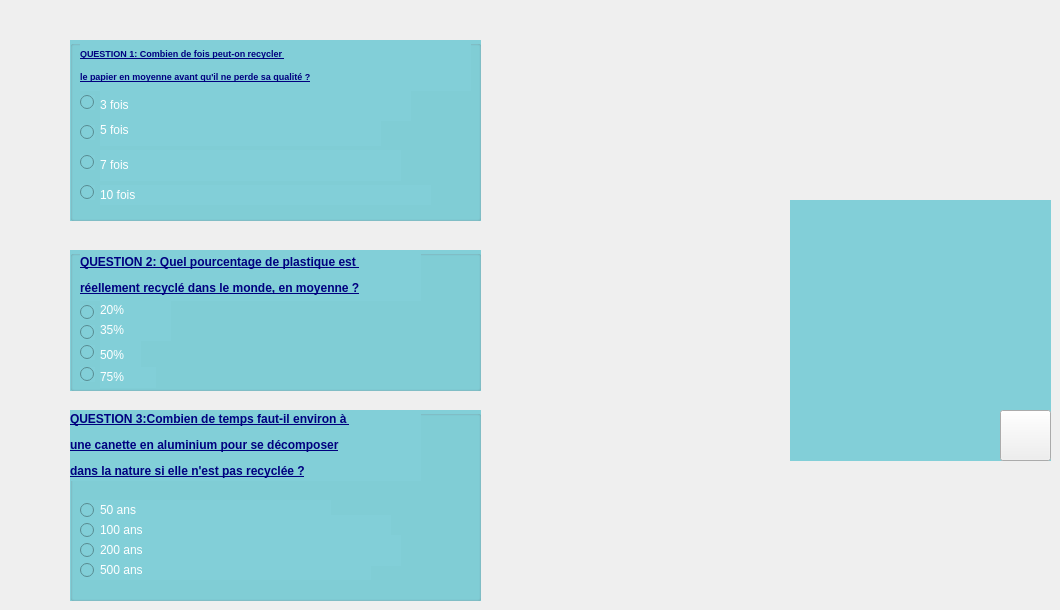
        <widget class="QWidget" name="page_24">
         <widget class="QGroupBox" name="groupBox_13">
          <property name="geometry">
           <rect>
            <x>70</x>
            <y>250</y>
            <width>411</width>
            <height>141</height>
           </rect>
          </property>
          <property name="styleSheet">
           <string notr="true">background-color: rgb(130, 207, 216);</string>
          </property>
          <property name="title">
           <string/>
          </property>
          <widget class="QRadioButton" name="radioButton_A2_2">
           <property name="geometry">
            <rect>
             <x>10</x>
             <y>55</y>
             <width>15</width>
             <height>15</height>
            </rect>
           </property>
           <property name="text">
            <string/>
           </property>
          </widget>
          <widget class="QRadioButton" name="radioButton_C2_2">
           <property name="geometry">
            <rect>
             <x>10</x>
             <y>95</y>
             <width>15</width>
             <height>15</height>
            </rect>
           </property>
           <property name="text">
            <string/>
           </property>
          </widget>
          <widget class="QRadioButton" name="radioButton_D2_2">
           <property name="geometry">
            <rect>
             <x>10</x>
             <y>117</y>
             <width>15</width>
             <height>15</height>
            </rect>
           </property>
           <property name="text">
            <string/>
           </property>
          </widget>
          <widget class="QRadioButton" name="radioButton_B2_2">
           <property name="geometry">
            <rect>
             <x>10</x>
             <y>75</y>
             <width>15</width>
             <height>15</height>
            </rect>
           </property>
           <property name="text">
            <string/>
           </property>
          </widget>
          <widget class="QLabel" name="label_54">
           <property name="geometry">
            <rect>
             <x>10</x>
             <y>0</y>
             <width>341</width>
             <height>51</height>
            </rect>
           </property>
           <property name="text">
            <string>&lt;html&gt;&lt;head/&gt;&lt;body&gt;&lt;p&gt;&lt;span style=&quot; font-weight:600; text-decoration: underline; color:#00007f;&quot;&gt;QUESTION 2: Quel pourcentage de plastique est &lt;/span&gt;&lt;/p&gt;&lt;p&gt;&lt;span style=&quot; font-weight:600; text-decoration: underline; color:#00007f;&quot;&gt;réellement recyclé dans le monde, en moyenne ?&lt;/span&gt;&lt;/p&gt;&lt;/body&gt;&lt;/html&gt;</string>
           </property>
          </widget>
          <widget class="QLabel" name="R1_6">
           <property name="geometry">
            <rect>
             <x>30</x>
             <y>50</y>
             <width>71</width>
             <height>21</height>
            </rect>
           </property>
           <property name="text">
            <string>&lt;html&gt;&lt;head/&gt;&lt;body&gt;&lt;p&gt;&lt;span style=&quot; color:#ffffff;&quot;&gt; 20%&lt;/span&gt;&lt;/p&gt;&lt;/body&gt;&lt;/html&gt;</string>
           </property>
          </widget>
          <widget class="QLabel" name="R2_6">
           <property name="geometry">
            <rect>
             <x>30</x>
             <y>70</y>
             <width>71</width>
             <height>21</height>
            </rect>
           </property>
           <property name="text">
            <string>&lt;html&gt;&lt;head/&gt;&lt;body&gt;&lt;p&gt;&lt;span style=&quot; color:#ffffff;&quot;&gt;35%&lt;/span&gt;&lt;/p&gt;&lt;/body&gt;&lt;/html&gt;</string>
           </property>
          </widget>
          <widget class="QLabel" name="R3_6">
           <property name="geometry">
            <rect>
             <x>30</x>
             <y>90</y>
             <width>41</width>
             <height>31</height>
            </rect>
           </property>
           <property name="text">
            <string>&lt;html&gt;&lt;head/&gt;&lt;body&gt;&lt;p&gt;&lt;span style=&quot; color:#ffffff;&quot;&gt;50%&lt;/span&gt;&lt;/p&gt;&lt;/body&gt;&lt;/html&gt;</string>
           </property>
          </widget>
          <widget class="QLabel" name="R4_6">
           <property name="geometry">
            <rect>
             <x>30</x>
             <y>117</y>
             <width>56</width>
             <height>21</height>
            </rect>
           </property>
           <property name="text">
            <string>&lt;html&gt;&lt;head/&gt;&lt;body&gt;&lt;p&gt;&lt;span style=&quot; color:#ffffff;&quot;&gt;75%&lt;/span&gt;&lt;/p&gt;&lt;/body&gt;&lt;/html&gt;</string>
           </property>
          </widget>
         </widget>
         <widget class="QGroupBox" name="groupBox_15">
          <property name="geometry">
           <rect>
            <x>70</x>
            <y>410</y>
            <width>411</width>
            <height>191</height>
           </rect>
          </property>
          <property name="styleSheet">
           <string notr="true">background-color: rgb(130, 207, 216);</string>
          </property>
          <property name="title">
           <string/>
          </property>
          <widget class="QRadioButton" name="radioButton_A3_2">
           <property name="geometry">
            <rect>
             <x>10</x>
             <y>90</y>
             <width>20</width>
             <height>20</height>
            </rect>
           </property>
           <property name="text">
            <string/>
           </property>
          </widget>
          <widget class="QRadioButton" name="radioButton_C3_2">
           <property name="geometry">
            <rect>
             <x>10</x>
             <y>130</y>
             <width>21</width>
             <height>20</height>
            </rect>
           </property>
           <property name="text">
            <string/>
           </property>
          </widget>
          <widget class="QRadioButton" name="radioButton_D3_2">
           <property name="geometry">
            <rect>
             <x>10</x>
             <y>150</y>
             <width>21</width>
             <height>20</height>
            </rect>
           </property>
           <property name="text">
            <string/>
           </property>
          </widget>
          <widget class="QRadioButton" name="radioButton_B3_2">
           <property name="geometry">
            <rect>
             <x>10</x>
             <y>110</y>
             <width>21</width>
             <height>20</height>
            </rect>
           </property>
           <property name="text">
            <string/>
           </property>
          </widget>
          <widget class="QLabel" name="label_55">
           <property name="geometry">
            <rect>
             <x>0</x>
             <y>0</y>
             <width>351</width>
             <height>71</height>
            </rect>
           </property>
           <property name="text">
            <string>&lt;html&gt;&lt;head/&gt;&lt;body&gt;&lt;p&gt;&lt;span style=&quot; font-weight:600; text-decoration: underline; color:#00007f;&quot;&gt;QUESTION 3:Combien de temps faut-il environ à &lt;/span&gt;&lt;/p&gt;&lt;p&gt;&lt;span style=&quot; font-weight:600; text-decoration: underline; color:#00007f;&quot;&gt;une canette en aluminium pour se décomposer&lt;/span&gt;&lt;/p&gt;&lt;p&gt;&lt;span style=&quot; font-weight:600; text-decoration: underline; color:#00007f;&quot;&gt; dans la nature si elle n'est pas recyclée ?&lt;/span&gt;&lt;/p&gt;&lt;/body&gt;&lt;/html&gt;</string>
           </property>
          </widget>
          <widget class="QLabel" name="R1_8">
           <property name="geometry">
            <rect>
             <x>30</x>
             <y>90</y>
             <width>231</width>
             <height>21</height>
            </rect>
           </property>
           <property name="text">
            <string>&lt;html&gt;&lt;head/&gt;&lt;body&gt;&lt;p&gt;&lt;span style=&quot; color:#ffffff;&quot;&gt;50 ans&lt;/span&gt;&lt;/p&gt;&lt;/body&gt;&lt;/html&gt;</string>
           </property>
          </widget>
          <widget class="QLabel" name="R2_8">
           <property name="geometry">
            <rect>
             <x>30</x>
             <y>105</y>
             <width>291</width>
             <height>31</height>
            </rect>
           </property>
           <property name="text">
            <string>&lt;html&gt;&lt;head/&gt;&lt;body&gt;&lt;p&gt;&lt;span style=&quot; color:#ffffff;&quot;&gt;100 ans&lt;/span&gt;&lt;/p&gt;&lt;/body&gt;&lt;/html&gt;</string>
           </property>
          </widget>
          <widget class="QLabel" name="R3_8">
           <property name="geometry">
            <rect>
             <x>30</x>
             <y>125</y>
             <width>301</width>
             <height>31</height>
            </rect>
           </property>
           <property name="text">
            <string>&lt;html&gt;&lt;head/&gt;&lt;body&gt;&lt;p&gt;&lt;span style=&quot; color:#ffffff;&quot;&gt;200 ans&lt;/span&gt;&lt;/p&gt;&lt;/body&gt;&lt;/html&gt;</string>
           </property>
          </widget>
          <widget class="QLabel" name="R4_8">
           <property name="geometry">
            <rect>
             <x>30</x>
             <y>150</y>
             <width>271</width>
             <height>20</height>
            </rect>
           </property>
           <property name="text">
            <string>&lt;html&gt;&lt;head/&gt;&lt;body&gt;&lt;p&gt;&lt;span style=&quot; color:#ffffff;&quot;&gt;500 ans&lt;/span&gt;&lt;/p&gt;&lt;/body&gt;&lt;/html&gt;</string>
           </property>
          </widget>
         </widget>
         <widget class="QLabel" name="label_RESULT_2">
          <property name="geometry">
           <rect>
            <x>790</x>
            <y>200</y>
            <width>261</width>
            <height>261</height>
           </rect>
          </property>
          <property name="styleSheet">
           <string notr="true">background-color: rgb(130, 207, 216);</string>
          </property>
          <property name="text">
           <string/>
          </property>
         </widget>
         <widget class="QGroupBox" name="groupBox_10">
          <property name="geometry">
           <rect>
            <x>70</x>
            <y>40</y>
            <width>411</width>
            <height>181</height>
           </rect>
          </property>
          <property name="styleSheet">
           <string notr="true">background-color: rgb(130, 207, 216);</string>
          </property>
          <property name="title">
           <string/>
          </property>
          <widget class="QRadioButton" name="radioButton_C1_2">
           <property name="geometry">
            <rect>
             <x>10</x>
             <y>115</y>
             <width>15</width>
             <height>15</height>
            </rect>
           </property>
           <property name="text">
            <string/>
           </property>
          </widget>
          <widget class="QRadioButton" name="radioButton_A1_2">
           <property name="geometry">
            <rect>
             <x>10</x>
             <y>55</y>
             <width>15</width>
             <height>15</height>
            </rect>
           </property>
           <property name="text">
            <string/>
           </property>
          </widget>
          <widget class="QRadioButton" name="radioButton_B1_2">
           <property name="geometry">
            <rect>
             <x>10</x>
             <y>85</y>
             <width>15</width>
             <height>15</height>
            </rect>
           </property>
           <property name="text">
            <string/>
           </property>
          </widget>
          <widget class="QRadioButton" name="radioButton_D1_2">
           <property name="geometry">
            <rect>
             <x>10</x>
             <y>145</y>
             <width>15</width>
             <height>15</height>
            </rect>
           </property>
           <property name="styleSheet">
            <string notr="true"/>
           </property>
           <property name="text">
            <string/>
           </property>
          </widget>
          <widget class="QLabel" name="R4_4">
           <property name="geometry">
            <rect>
             <x>30</x>
             <y>145</y>
             <width>331</width>
             <height>20</height>
            </rect>
           </property>
           <property name="text">
            <string>&lt;html&gt;&lt;head/&gt;&lt;body&gt;&lt;p&gt;&lt;span style=&quot; color:#ffffff;&quot;&gt;10 fois&lt;/span&gt;&lt;/p&gt;&lt;/body&gt;&lt;/html&gt;</string>
           </property>
          </widget>
          <widget class="QLabel" name="R2_4">
           <property name="geometry">
            <rect>
             <x>30</x>
             <y>75</y>
             <width>281</width>
             <height>31</height>
            </rect>
           </property>
           <property name="text">
            <string>&lt;html&gt;&lt;head/&gt;&lt;body&gt;&lt;p&gt;&lt;span style=&quot; color:#ffffff;&quot;&gt;5 fois&lt;/span&gt;&lt;/p&gt;&lt;/body&gt;&lt;/html&gt;</string>
           </property>
          </widget>
          <widget class="QLabel" name="R1_4">
           <property name="geometry">
            <rect>
             <x>30</x>
             <y>50</y>
             <width>311</width>
             <height>31</height>
            </rect>
           </property>
           <property name="styleSheet">
            <string notr="true">color: rgb(255, 85, 0);
</string>
           </property>
           <property name="text">
            <string>&lt;html&gt;&lt;head/&gt;&lt;body&gt;&lt;p&gt;&lt;span style=&quot; color:#ffffff;&quot;&gt;3 fois&lt;/span&gt;&lt;/p&gt;&lt;/body&gt;&lt;/html&gt;</string>
           </property>
          </widget>
          <widget class="QLabel" name="R3_4">
           <property name="geometry">
            <rect>
             <x>30</x>
             <y>110</y>
             <width>301</width>
             <height>31</height>
            </rect>
           </property>
           <property name="text">
            <string>&lt;html&gt;&lt;head/&gt;&lt;body&gt;&lt;p&gt;&lt;span style=&quot; color:#ffffff;&quot;&gt;7 fois&lt;/span&gt;&lt;/p&gt;&lt;/body&gt;&lt;/html&gt;</string>
           </property>
          </widget>
          <widget class="QLabel" name="label_56">
           <property name="geometry">
            <rect>
             <x>10</x>
             <y>0</y>
             <width>391</width>
             <height>51</height>
            </rect>
           </property>
           <property name="text">
            <string>&lt;html&gt;&lt;head/&gt;&lt;body&gt;&lt;p&gt;&lt;span style=&quot; font-size:7pt; font-weight:600; text-decoration: underline; color:#00007f;&quot;&gt;QUESTION 1: Combien de fois peut-on recycler &lt;/span&gt;&lt;/p&gt;&lt;p&gt;&lt;span style=&quot; font-size:7pt; font-weight:600; text-decoration: underline; color:#00007f;&quot;&gt;le papier en moyenne avant qu'il ne perde sa qualité ?&lt;/span&gt;&lt;/p&gt;&lt;/body&gt;&lt;/html&gt;</string>
           </property>
          </widget>
         </widget>
         <widget class="QPushButton" name="pushButton_VALIDER_2">
          <property name="geometry">
           <rect>
            <x>1000</x>
            <y>410</y>
            <width>51</width>
            <height>51</height>
           </rect>
          </property>
          <property name="styleSheet">
           <string notr="true">border-image: url(:/new/icons/icons/Polygone.png);</string>
          </property>
          <property name="text">
           <string/>
          </property>
         </widget>
        </widget>
